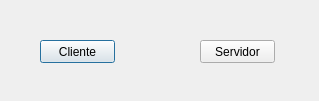
<?xml version="1.0" encoding="UTF-8"?>
<ui version="4.0">
 <class>Dialog</class>
 <widget class="QDialog" name="Dialog">
  <property name="geometry">
   <rect>
    <x>0</x>
    <y>0</y>
    <width>319</width>
    <height>101</height>
   </rect>
  </property>
  <property name="windowTitle">
   <string>Dialog</string>
  </property>
  <widget class="QPushButton" name="pushButtonCliente">
   <property name="geometry">
    <rect>
     <x>40</x>
     <y>40</y>
     <width>75</width>
     <height>23</height>
    </rect>
   </property>
   <property name="text">
    <string>Cliente</string>
   </property>
  </widget>
  <widget class="QPushButton" name="pushButtonServidor">
   <property name="geometry">
    <rect>
     <x>200</x>
     <y>40</y>
     <width>75</width>
     <height>23</height>
    </rect>
   </property>
   <property name="text">
    <string>Servidor</string>
   </property>
  </widget>
 </widget>
 <resources/>
 <connections/>
</ui>
